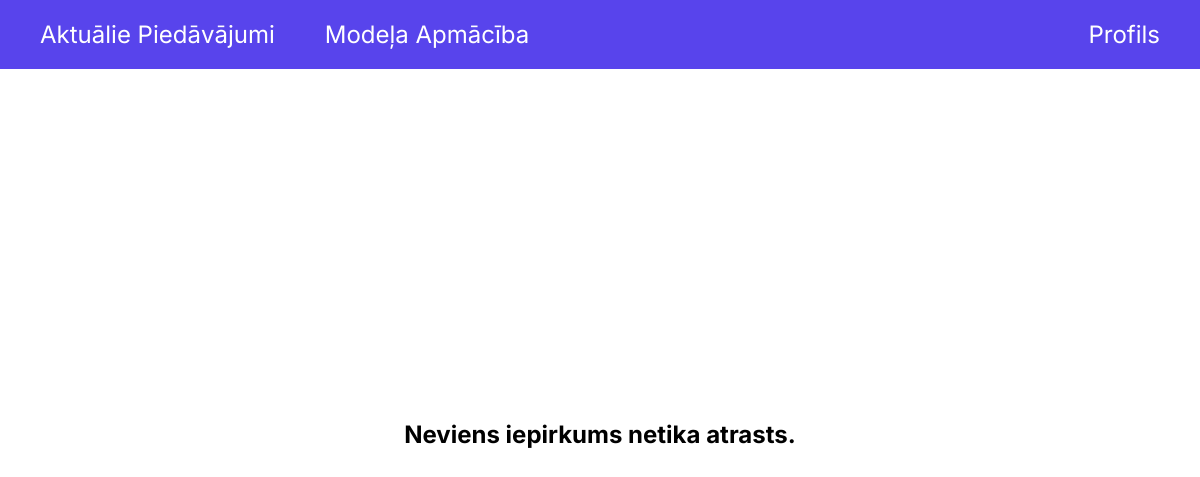
/training (signed in), run on an earlier commit of the app's database.
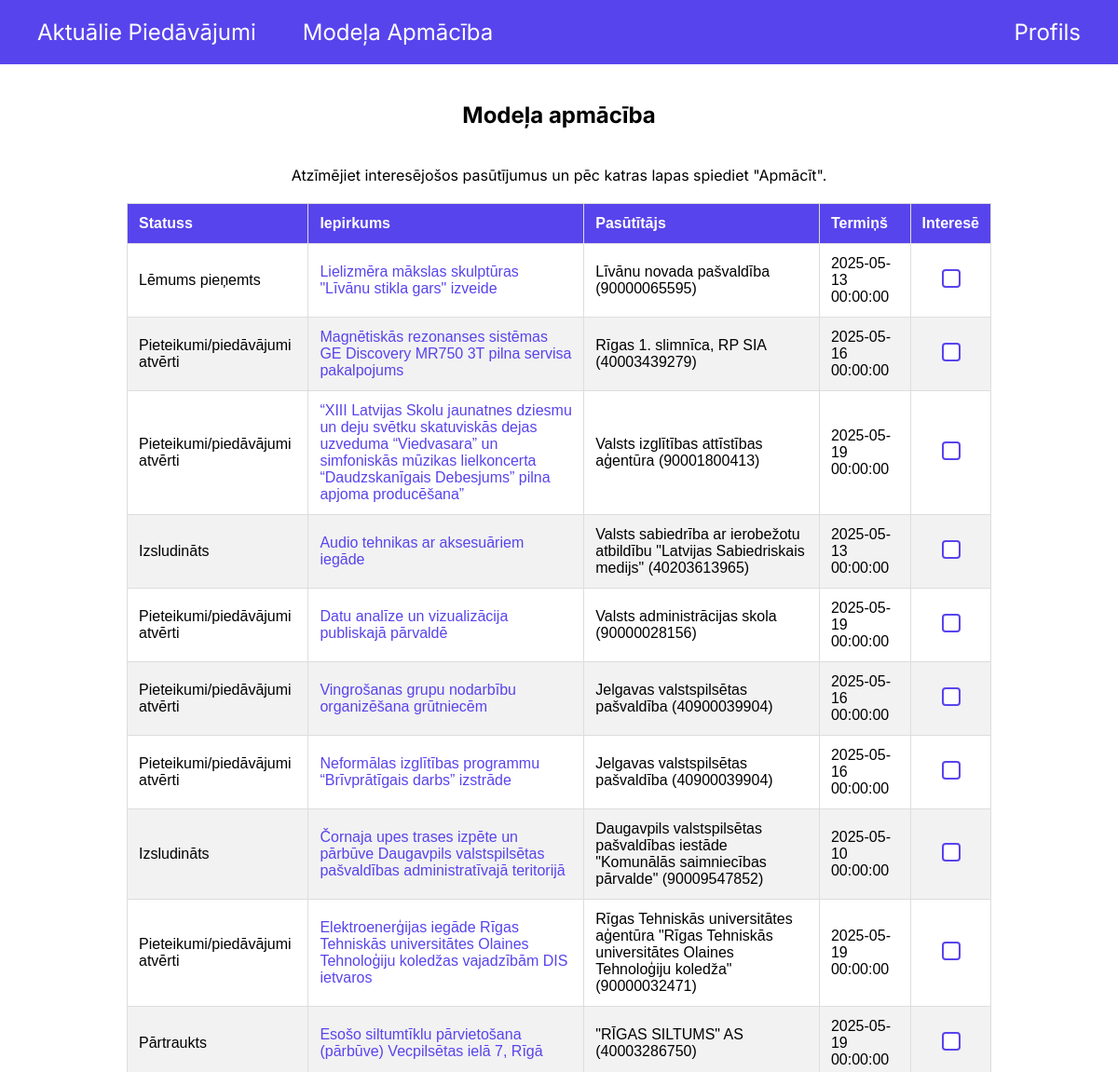
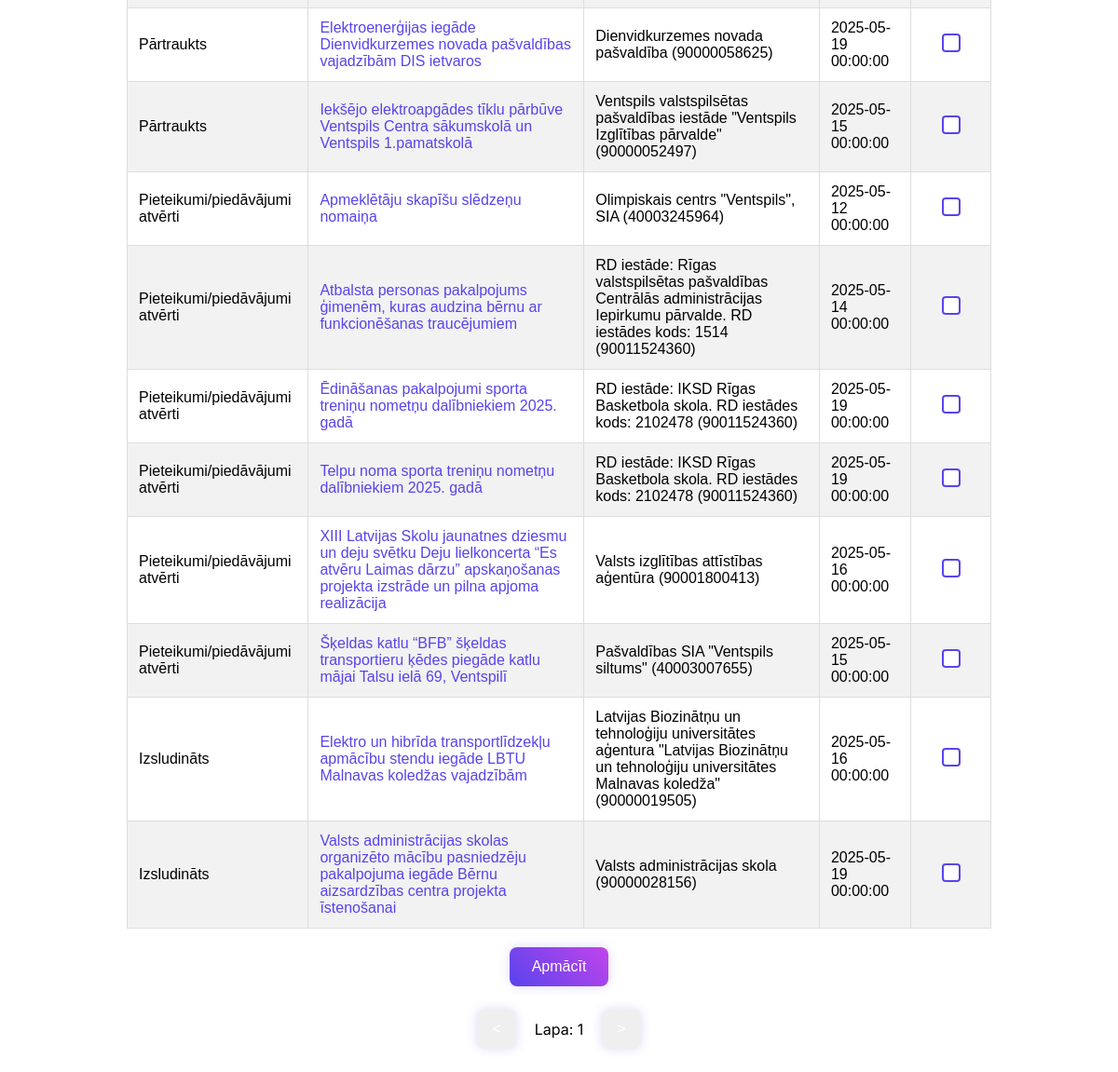
And on a later commit of the database (2 pictures, top to bottom).
### models.py (models this page shows, shortened)
class Procurement(Base):
    __tablename__ = "Procurements"
    id = Column(Integer, primary_key=True, autoincrement=True)
    status = Column(Text, nullable=False)
    text = Column(Text, nullable=False)
    link = Column(Text, nullable=False)
    customer = Column(Text, nullable=False)
    deadline = Column(DateTime)
    selected_by_users_link = relationship("UserProcurement", back_populates="procurement")

### main.py (the view, shortened to what this page needs)
@app.route('/training', methods=['GET', 'POST'])
@app.route('/training/<int:page>', methods=['GET', 'POST'])
def training(page=1):
    if 'user_id' not in session:
        return redirect(url_for('login'))
    current_time = datetime.now()
    start_index = (page - 1) * 20
    end_index = start_index + 20
    procurements = db.session.query(Procurement) \
        .filter(Procurement.deadline < current_time) \
        .filter(~Procurement.id.in_(
            db.session.query(UserProcurement.procurement_id)
            .filter(UserProcurement.user_id == session['user_id'])
        )) \
        .limit(20) \
        .offset(start_index) \
        .all()
    total_count = db.session.query(Procurement) \
        .filter(Procurement.deadline < current_time) \
        .filter(~Procurement.id.in_(
            db.session.query(UserProcurement.procurement_id)
            .filter(UserProcurement.user_id == session['user_id'])
        )) \
        .count()
    total_pages = (total_count // 20) + (1 if total_count % 20 > 0 else 0)
    return render_template('training.html', procurements=procurements, page=page, total_pages=total_pages, total_records=total_count)

### templates/training.html (shortened to what this page needs)
<!DOCTYPE html>
<html>
    <head>
        <link rel="stylesheet" type="text/css" href="{{ url_for('static', filename='css/template.css') }}">
    </head>
    <body>
        {% include "header.html" %}
        <div class="container-center" style="padding: 20px;">
            {% if total_records > 0 %}
            <form method="POST" action="{{ url_for('training') }}">
                <div class="container-center" style="flex: 0 0 auto;">
                    <h2>Modeļa apmācība</h2>
                    <p style="margin: 0px;">Atzīmējiet interesējošos pasūtījumus un pēc katras lapas spiediet "Apmācīt".</p>
                </div>
                <div class="container-center">
                    <table>
                        <thead>
                            <tr>
                                <th>Statuss</th>
                                <th>Iepirkums</th>
                                <th>Pasūtītājs</th>
                                <th>Termiņš</th>
                                <th>Interesē</th>
                            </tr>
                        </thead>
                        <tbody>
                            {% for procurement in procurements %}
                                <tr>
                                    <td>{{ procurement.status }}</td>
                                    <td><a href="{{ procurement.link }}">{{ procurement.text }}</a></td>
                                    <td>{{ procurement.customer }}</td>
                                    <td>{{ procurement.deadline }}</td>
                                    <td>
                                        <input type="checkbox" class="checkbox" value="{{ procurement.id }}" name="selected_records">
                                    </td>
                                </tr>
                            {% endfor %}
                        </tbody>
                    </table>
                </div>
                <div class="container-center" style="flex: 0 0 auto;">
                    <button id="train-btn" class="regular-btn">Apmācīt</button>
                </div>
            </form>
            <div class="container-center" style="flex: 0 0 auto;">
                <div class="container-center" style="flex-direction: row;">
                {% if page > 1 %}
                    <button id="previous-btn" class="blue-btn" style="padding: 12px 16px;" onclick="window.location.href='{{ url_for('training', page=page-1) }}';">&lt;</button>
                {% else %}
                    <button id="previous-btn" class="gray-btn" style="padding: 12px 16px;">&lt;</button>
                {% endif %}
                <p>Lapa: {{ page }}</p>
                {% if page < total_pages %}
                    <button id="next-btn" class="blue-btn" style="padding: 12px 16px;" onclick="window.location.href='{{ url_for('training', page=page+1) }}';">&gt;</button>
                {% else %}
                    <button id="next-btn" class="gray-btn" style="padding: 12px 16px;">&gt;</button>
                {% endif %}
                </div>
            </div>
            {% else %}
                <h2>Neviens iepirkums netika atrasts.</h2>
            {% endif %}
        </div>
    </body>
</html>

### templates/header.html
<header>
    <div class="header-left">
        <a href="/suggestions">Aktuālie Piedāvājumi</a>
        <a href="/training">Modeļa Apmācība</a>
    </div>
    <div>
        <a href="/profile">Profils</a>
    </div>
</header>

### static/css/template.css (style rules this page uses)
html { font-family: "Inter", sans-serif; font-optical-sizing: auto; font-weight: 400; font-style: normal; }
body { margin: 0; padding: 0; min-height: 100vh; display: flex; flex-direction: column; }
header { background-color: #5844EC; padding: 20px 40px; color: white; font-size: 1.5em; display: flex; width: 100%; justify-content: space-between; box-sizing: border-box; }
header a:link { color: #fff; text-decoration: underline; text-decoration-color: rgba(194, 68, 236, 0); transition: 0.3s; }
a:link { color: #5844EC; text-decoration: none; transition: 0.3s; }
.header-left { display: flex; justify-content: space-between; gap: 50px; }
.container-center { flex: 1; display: flex; justify-content: center; align-items: center; flex-direction: column; gap: 20px; }
.regular-btn { background: linear-gradient(45deg, #5844EC, #C244EC); color: white; border: none; padding: 12px 24px; border-radius: 8px; font-size: 16px; cursor: pointer; box-shadow: 0 0px 12px rgba(88, 68, 236, 0.2); transition: 0.3s; }
.blue-btn { background: linear-gradient(45deg, #5844EC); color: white; border: none; padding: 12px 24px; border-radius: 8px; font-size: 16px; cursor: pointer; box-shadow: 0 0px 12px rgba(88, 68, 236, 0.2); transition: 0.3s; }
.gray-btn { background: linear-gradient(45deg, #9591B3); color: white; border: none; padding: 12px 24px; border-radius: 8px; font-size: 16px; cursor: pointer; box-shadow: 0 0px 12px rgba(88, 68, 236, 0.2); transition: 0.3s; }
table { width: 100%; border-collapse: collapse; background-color: #fff; color: black; font-family: Arial, sans-serif; }
th, td { padding: 12px; text-align: left; border: 1px solid #ddd; }
th { background-color: #5844EC; color: #fff; font-weight: bold; }
tr:nth-child(even) { background-color: #f2f2f2; }
tr:nth-child(odd) { background-color: #fff; }
table { margin: 20px 0; max-width: 80%; }
table td:nth-child(5), table th:nth-child(5) { text-align: center; }
.checkbox { appearance: none; -webkit-appearance: none; width: 20px; height: 20px; border: 2px solid #5844EC; border-radius: 4px; background-color: #fff; cursor: pointer; position: relative; transition: background 0.2s ease; }

What changed in the data, as far as the page shows it:
added Procurement: status "Lēmums pieņemts", text "Lielizmēra mākslas skulptūras \"Līvānu stikla gars\" izveide", customer "Līvānu novada pašvaldība (90000065595)", deadline "2025-05-13 00:00:00"
added Procurement: status "Pieteikumi/piedāvājumi atvērti", text "Magnētiskās rezonanses sistēmas GE Discovery MR750 3T pilna servisa pakalpojums", customer "Rīgas 1. slimnīca, RP SIA (40003439279)", deadline "2025-05-16 00:00:00"
added Procurement: status "Pieteikumi/piedāvājumi atvērti", text "“XIII Latvijas Skolu jaunatnes dziesmu un deju svētku skatuviskās dejas uzveduma “Viedvasara” un simfoniskās mūzikas lielkoncerta “Daudzskanīgais Debesjums” pilna apjoma producēšana”", customer "Valsts izglītības attīstības aģentūra (90001800413)", deadline "2025-05-19 00:00:00"
added Procurement: status "Izsludināts", text "Audio tehnikas ar aksesuāriem iegāde", customer "Valsts sabiedrība ar ierobežotu atbildību \"Latvijas Sabiedriskais medijs\" (40203613965)", deadline "2025-05-13 00:00:00"
added Procurement: status "Pieteikumi/piedāvājumi atvērti", text "Datu analīze un vizualizācija publiskajā pārvaldē", customer "Valsts administrācijas skola (90000028156)", deadline "2025-05-19 00:00:00"
added Procurement: status "Pieteikumi/piedāvājumi atvērti", text "Vingrošanas grupu nodarbību organizēšana grūtniecēm", customer "Jelgavas valstspilsētas pašvaldība (40900039904)", deadline "2025-05-16 00:00:00"
added Procurement: status "Pieteikumi/piedāvājumi atvērti", text "Neformālas izglītības programmu “Brīvprātīgais darbs” izstrāde", customer "Jelgavas valstspilsētas pašvaldība (40900039904)", deadline "2025-05-16 00:00:00"
added Procurement: status "Izsludināts", text "Čornaja upes trases izpēte un pārbūve Daugavpils valstspilsētas pašvaldības administratīvajā teritorijā", customer "Daugavpils valstspilsētas pašvaldības iestāde \"Komunālās saimniecības pārvalde\" (90009547852)", deadline "2025-05-10 00:00:00"
added Procurement: status "Pieteikumi/piedāvājumi atvērti", text "Elektroenerģijas iegāde Rīgas Tehniskās universitātes Olaines Tehnoloģiju koledžas vajadzībām DIS ietvaros", customer "Rīgas Tehniskās universitātes aģentūra \"Rīgas Tehniskās universitātes Olaines Tehnoloģiju koledža\" (90000032471)", deadline "2025-05-19 00:00:00"
added Procurement: status "Pārtraukts", text "Esošo siltumtīklu pārvietošana (pārbūve) Vecpilsētas ielā 7, Rīgā", customer "\"RĪGAS SILTUMS\" AS (40003286750)", deadline "2025-05-19 00:00:00"
added Procurement: status "Pārtraukts", text "Elektroenerģijas iegāde Dienvidkurzemes novada pašvaldības vajadzībām DIS ietvaros", customer "Dienvidkurzemes novada pašvaldība (90000058625)", deadline "2025-05-19 00:00:00"
added Procurement: status "Pārtraukts", text "Iekšējo elektroapgādes tīklu pārbūve Ventspils Centra sākumskolā un Ventspils 1.pamatskolā", customer "Ventspils valstspilsētas pašvaldības iestāde \"Ventspils Izglītības pārvalde\" (90000052497)", deadline "2025-05-15 00:00:00"
added Procurement: status "Pieteikumi/piedāvājumi atvērti", text "Apmeklētāju skapīšu slēdzeņu nomaiņa", customer "Olimpiskais centrs \"Ventspils\", SIA (40003245964)", deadline "2025-05-12 00:00:00"
added Procurement: status "Pieteikumi/piedāvājumi atvērti", text "Atbalsta personas pakalpojums ģimenēm, kuras audzina bērnu ar funkcionēšanas traucējumiem", customer "RD iestāde: Rīgas valstspilsētas pašvaldības Centrālās administrācijas Iepirkumu pārvalde. RD iestādes kods: 1514 (90011524360)", deadline "2025-05-14 00:00:00"
added Procurement: status "Pieteikumi/piedāvājumi atvērti", text "Ēdināšanas pakalpojumi sporta treniņu nometņu dalībniekiem 2025. gadā", customer "RD iestāde: IKSD Rīgas Basketbola skola. RD iestādes kods: 2102478 (90011524360)", deadline "2025-05-19 00:00:00"
added Procurement: status "Pieteikumi/piedāvājumi atvērti", text "Telpu noma sporta treniņu nometņu dalībniekiem 2025. gadā", customer "RD iestāde: IKSD Rīgas Basketbola skola. RD iestādes kods: 2102478 (90011524360)", deadline "2025-05-19 00:00:00"
added Procurement: status "Pieteikumi/piedāvājumi atvērti", text "XIII Latvijas Skolu jaunatnes dziesmu un deju svētku Deju lielkoncerta “Es atvēru Laimas dārzu” apskaņošanas projekta izstrāde un pilna apjoma realizācija", customer "Valsts izglītības attīstības aģentūra (90001800413)", deadline "2025-05-16 00:00:00"
added Procurement: status "Pieteikumi/piedāvājumi atvērti", text "Šķeldas katlu “BFB” šķeldas transportieru ķēdes piegāde katlu mājai Talsu ielā 69, Ventspilī", customer "Pašvaldības SIA \"Ventspils siltums\" (40003007655)", deadline "2025-05-15 00:00:00"
added Procurement: status "Izsludināts", text "Elektro un hibrīda transportlīdzekļu apmācību stendu iegāde LBTU Malnavas koledžas vajadzībām", customer "Latvijas Biozinātņu un tehnoloģiju universitātes aģentura \"Latvijas Biozinātņu un tehnoloģiju universitātes Malnavas koledža\" (90000019505)", deadline "2025-05-16 00:00:00"
added Procurement: status "Izsludināts", text "Valsts administrācijas skolas organizēto mācību pasniedzēju pakalpojuma iegāde Bērnu aizsardzības centra projekta īstenošanai", customer "Valsts administrācijas skola (90000028156)", deadline "2025-05-19 00:00:00"
Also different on the page:
{{ page }}: (not shown) → "1"
text no longer shown: "Neviens iepirkums netika atrasts."
text now shown: "Modeļa apmācība Atzīmējiet interesējošos pasūtījumus un pēc katras lapas spiediet \"Apmācīt\". Statuss Iepirkums Pasūtītājs Termiņš Interesē Apmācīt Lapa:"
